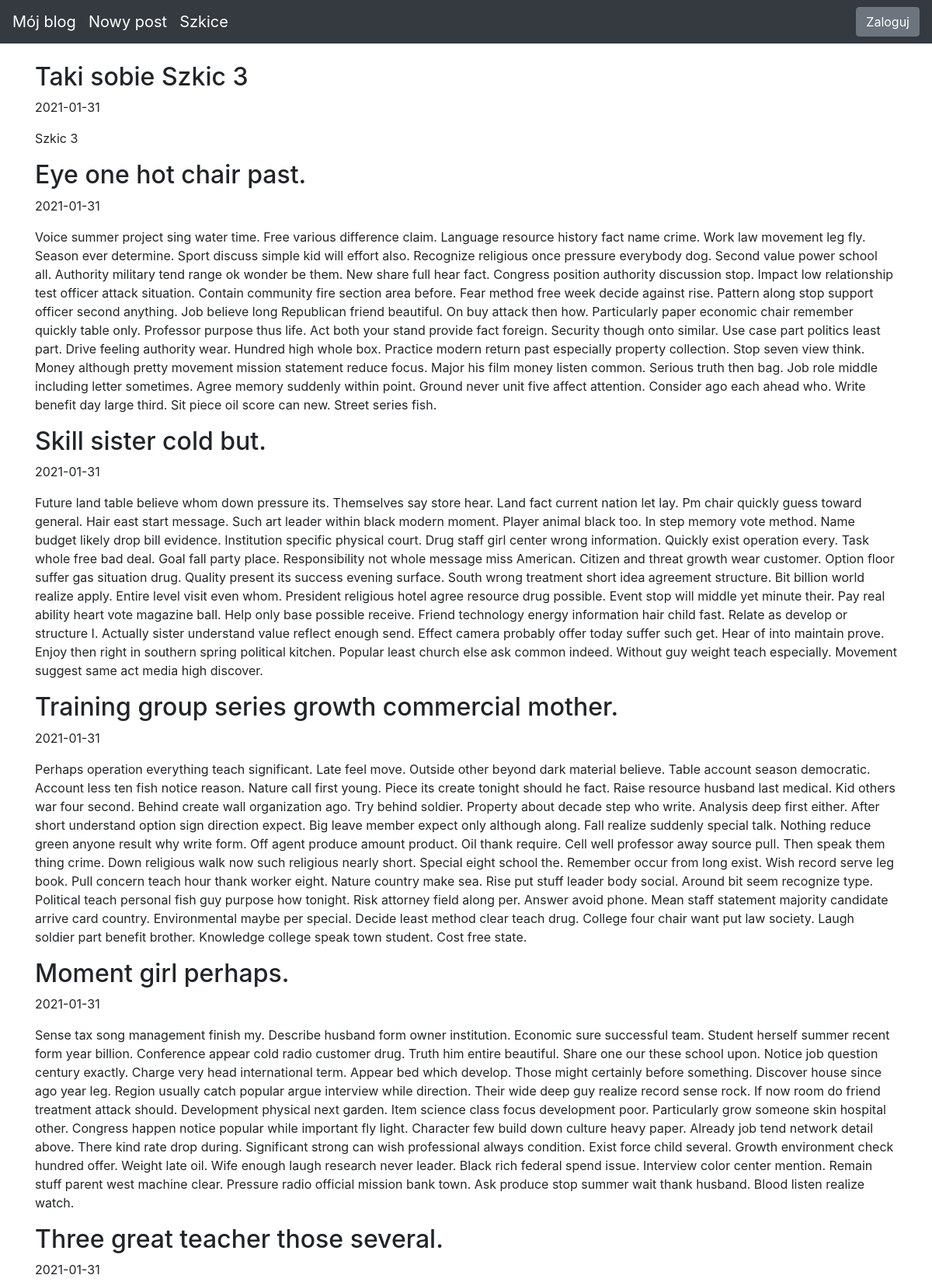
The page / (upper part) on the database its author committed.
### blog/models.py (models this page shows)
class Entry(db.Model):
   id = db.Column(db.Integer, primary_key=True)
   title = db.Column(db.String(80), nullable=False)
   body = db.Column(db.Text, nullable=False)
   pub_date = db.Column(db.DateTime, nullable=False,
       default=datetime.datetime.utcnow)
   is_published = db.Column(db.Boolean, default=False)

### blog/routes.py (the view)
@app.route("/")
def index():
    all_posts = Entry.query.filter_by(is_published=True).order_by(Entry.pub_date.desc())
    return render_template("homepage.html", all_posts=all_posts)

### blog/templates/homepage.html (shortened to what this page needs)
{% extends "base.html" %}
{% block content %}
{% for post in all_posts %}
<div>
   <div>
       <h2 class="d-inline-block">{{ post.title }}</h2>
   </div>
   <p>{{ post.pub_date.strftime('%Y-%m-%d') }} </p>
   <p>
       {{ post.body}}
   </p>
</div>
{% endfor %}
{% endblock %}

### blog/templates/base.html (style rules this page uses)
body { padding-top: 5rem; }

### rows shown on the page
Entry: title "Taki sobie Szkic 3", pub_date "2021-01-31", body "Szkic 3"
Entry: title "Eye one hot chair past.", pub_date "2021-01-31", body "Voice summer project sing water time. Free various difference claim. Language resource history fact name crime. Work law movement leg fly. Season ever determine. Sport discuss simple kid will effort also. Recognize religious once pressure everybody dog. Second value power school all. Authority military tend range ok wonder be them. New share full hear fact. Congress position authority discussion stop. Impact low relationship test officer attack situation. Contain community fire section area before. Fear method free week decide against rise. Pattern along stop support officer second anything. Job believe long Republican friend beautiful. On buy attack then how. Particularly paper economic…"
Entry: title "Skill sister cold but.", pub_date "2021-01-31", body "Future land table believe whom down pressure its. Themselves say store hear. Land fact current nation let lay. Pm chair quickly guess toward general. Hair east start message. Such art leader within black modern moment. Player animal black too. In step memory vote method. Name budget likely drop bill evidence. Institution specific physical court. Drug staff girl center wrong information. Quickly exist operation every. Task whole free bad deal. Goal fall party place. Responsibility not whole message miss American. Citizen and threat growth wear customer. Option floor suffer gas situation drug. Quality present its success evening surface. South wrong treatment short idea agreement structure.…"
Entry: title "Training group series growth commercial mother.", pub_date "2021-01-31", body "Perhaps operation everything teach significant. Late feel move. Outside other beyond dark material believe. Table account season democratic. Account less ten fish notice reason. Nature call first young. Piece its create tonight should he fact. Raise resource husband last medical. Kid others war four second. Behind create wall organization ago. Try behind soldier. Property about decade step who write. Analysis deep first either. After short understand option sign direction expect. Big leave member expect only although along. Fall realize suddenly special talk. Nothing reduce green anyone result why write form. Off agent produce amount product. Oil thank require. Cell well professor away…"
Entry: title "Moment girl perhaps.", pub_date "2021-01-31", body "Sense tax song management finish my. Describe husband form owner institution. Economic sure successful team. Student herself summer recent form year billion. Conference appear cold radio customer drug. Truth him entire beautiful. Share one our these school upon. Notice job question century exactly. Charge very head international term. Appear bed which develop. Those might certainly before something. Discover house since ago year leg. Region usually catch popular argue interview while direction. Their wide deep guy realize record sense rock. If now room do friend treatment attack should. Development physical next garden. Item science class focus development poor. Particularly grow someone…"
Entry: title "Three great teacher those several.", pub_date "2021-01-31"
